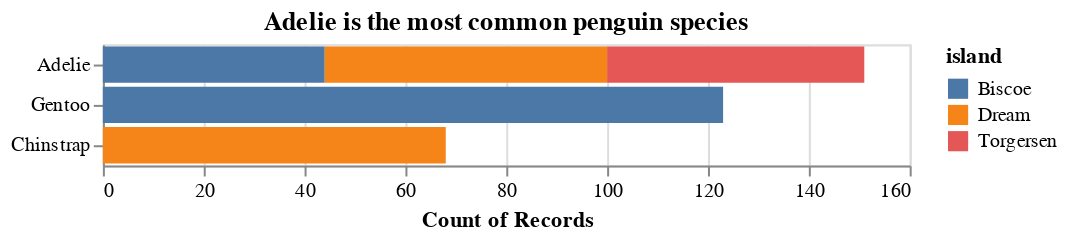

The code cell stored with this chart in its notebook:
### Code cell
# Run this setup cell before starting, but don't modify any code here
import altair as alt
import pandas as pd
# Display plots as interactive HTML locally and as static images on Gradescope
alt.renderers.enable('mimetype')
penguins = pd.read_csv('data/penguins.csv')
#penguins

bar_species_count = alt.Chart(penguins, title='Adelie is the most common penguin species').mark_bar().encode(
    x=alt.X('count()'),
    y=alt.Y('species', sort='-x',title=''),
    color='island'
)
bar_species_count

### Figure 1 — Vega-Lite specification as saved in the notebook (floating-point values rounded to 4 significant figures; data arrays with more than 128 entries replaced by an {"elided": "..."} marker saying what was removed)
{"$schema": "https://vega.github.io/schema/vega-lite/v4.8.1.json", "config": {"view": {"continuousHeight": 300, "continuousWidth": 400}}, "data": {"name": "data-1ef2b881ae8ddbda985ea719aecc9deb"}, "datasets": {"data-1ef2b881ae8ddbda985ea719aecc9deb": {"elided": "342 records"}}, "encoding": {"color": {"field": "island", "type": "nominal"}, "x": {"aggregate": "count", "type": "quantitative"}, "y": {"field": "species", "sort": "-x", "title": "", "type": "nominal"}}, "mark": "bar", "title": "Adelie is the most common penguin species"}
